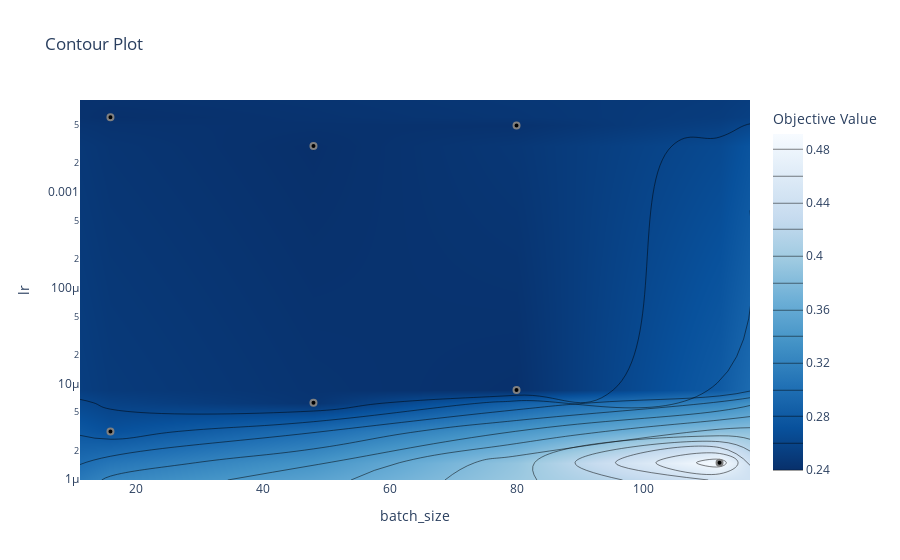

The cell this chart's notebook holds for it:
### Code cell
fig = optuna.visualization.plot_contour(study, params=["lr", "batch_size"])
fig.show()

### Figure 1 — Plotly figure (JSON) as saved in the notebook; plotly's stock layout.template omitted (floating-point values rounded to 4 significant figures)
{"data": [{"colorbar": {"title": {"text": "Objective Value"}}, "colorscale": [[0, "rgb(247,251,255)"], [0.125, "rgb(222,235,247)"], [0.25, "rgb(198,219,239)"], [0.375, "rgb(158,202,225)"], [0.5, "rgb(107,174,214)"], [0.625, "rgb(66,146,198)"], [0.75, "rgb(33,113,181)"], [0.875, "rgb(8,81,156)"], [1, "rgb(8,48,107)"]], "connectgaps": true, "contours": {"coloring": "heatmap"}, "hoverinfo": "none", "line": {"smoothing": 1.3}, "reversescale": true, "type": "contour", "x": [11.2, 16, 48, 80, 112, 116.8], "y": [9.807e-07, 1.486e-06, 3.154e-06, 6.278e-06, 8.542e-06, 0.003015, 0.004932, 0.00601, 0.009104], "z": [[null, null, null, null, null, null], [null, null, null, null, 0.4915, null], [null, 0.2708, null, null, null, null], [null, null, 0.2446, null, null, null], [null, null, null, 0.241, null, null], [null, null, 0.2399, null, null, null], [null, null, null, 0.2418, null, null], [null, 0.2401, null, null, null, null], [null, null, null, null, null, null]]}, {"marker": {"color": "black", "line": {"color": "Grey", "width": 2}}, "mode": "markers", "showlegend": false, "type": "scatter", "x": [48, 16, 16, 112, 80, 48, 80], "y": [0.003015, 3.154e-06, 0.00601, 1.486e-06, 8.542e-06, 6.278e-06, 0.004932]}], "layout": {"title": {"text": "Contour Plot"}, "xaxis": {"range": [11.2, 116.8], "title": {"text": "batch_size"}}, "yaxis": {"range": [-6.008, -2.041], "title": {"text": "lr"}, "type": "log"}}}
